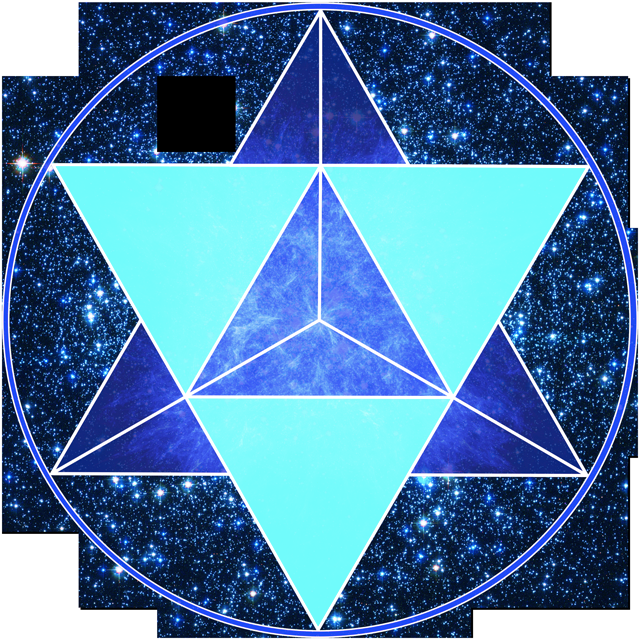
#> input picture Token Images/BLU-Token[1.0][640px].png, 640 x 640 px
$ python -i make_shorts.py   (imports and definitions only)
#> lines starting #> are read from the running program, lines starting #| are printed output that depends on the picture
#!/usr/bin/env python3
"""Build 9:16 talking shorts from long videos. Local ffmpeg + Hugging Face Whisper.

Gudasol, current look: python3 tools/make_shorts.py
Aquarius Academy, first link in pending_videos.txt:
  python3 tools/make_shorts.py --project "Aquarius Academy"

Style keys are render-styles.json. Where a short starts and ends stays here.
"""

from __future__ import annotations

import json
import math
import random
import re
import shutil
import subprocess
import sys
import tempfile
from dataclasses import dataclass, field
from pathlib import Path

from PIL import Image, ImageDraw, ImageFont

import edges
import hooks
from render_style import resolve

ROOT = Path(__file__).resolve().parents[1]
LONG_DIR = ROOT / "Long Videos"
VIDEO_DIR = ROOT / "Video Samples"
OUT_DIR = ROOT / "Shorts"
LOGO_CANDIDATES = [
    ROOT / "Token Images" / "EASY.png",
    ROOT / "Token Images" / "AA-Logo[PurpleInCircle][WhiteBG][1.4][512].png",
]
FRACTAL_DIR = ROOT / "Gudasol Fractal Art"
SACRED_DIR = ROOT / "Gudasol Sacred Geometry Art"
ART_DIRS = [FRACTAL_DIR, SACRED_DIR]
# 11k sacred masters are fine after a downscale; raise PIL's bomb guard for them.
Image.MAX_IMAGE_PIXELS = max(getattr(Image, "MAX_IMAGE_PIXELS", 0) or 0, 200_000_000)
FACE_SWIFT = Path(__file__).resolve().parent / "detect_faces.swift"
FACE_BIN = Path(__file__).resolve().parent / "detect_faces"
FONT_PATHS = [
    (Path("/Users/fresh/Library/Fonts/BebasNeue Bold.otf"), 0),
    (Path("/System/Library/Fonts/Avenir Next Condensed.ttc"), 8),
    (Path("/System/Library/Fonts/Supplemental/Impact.ttf"), 0),
]

WHISPER_MODEL = "base.en"
BREATH_PAUSE = 0.70
IDEA_PAUSE = 2.15
SCENE_PAUSE = 8.50
MIN_SHORT = 15.0
MIN_WORDS = 5
MAX_SHORT = 180.0
PREFER_LONG = 85.0

INCOMPLETE_TAILS = {
    "a", "an", "the", "and", "or", "but", "so", "because", "if", "when", "while",
    "to", "of", "in", "on", "for", "with", "as", "at", "from", "by", "into",
    "that", "which", "who", "whom", "whose", "my", "our", "your", "their",
    "it's", "its", "we're", "i've", "i'm", "that's", "there's", "just", "very",
    "this", "these", "those", "also", "then", "than", "like", "about",
}
STOPWORDS = INCOMPLETE_TAILS | {
    "i", "we", "you", "he", "she", "it", "they", "me", "us", "them", "be", "is",
    "are", "was", "were", "been", "being", "have", "has", "had", "do", "did",
    "does", "not", "no", "yes", "can", "could", "would", "should", "will",
    "what", "how", "where", "why", "who", "all", "each", "more", "some", "any",
    "out", "up", "down", "over", "really", "kind", "get", "got", "go", "going",
}
TOPIC_START = re.compile(
    r"^\s*("
    r"anyway |another |meanwhile |"
    r"so aquarius |i'?ve been |right now |"
    r"you can belittle |the co-roper"
    r")",
    re.I,
)
CONTINUE_START = re.compile(
    r"^\s*(that's |that is |and |our ability |because |which |"
    r"so that |to be |to choose |i choose |connecting |we need )",
    re.I,
)

W, H = 1080, 1920
YELLOW = (255, 215, 0, 255)
BLACK = (0, 0, 0, 255)
WHITE = (255, 255, 255, 255)
STYLE: dict = {}

SAMPLE_FPS = 3.0
CAMERA_FPS = 24.0
DEADZONE_FRAC = 0.055
STICKY_FRAC = 0.11
SETTLE_FRAC = 0.012
FOLLOW_OMEGA = 2.6
FOLLOW_DAMPING = 1.15
MAX_PAN_FRAC_PER_S = 0.085
MAX_ACCEL_FRAC_PER_S2 = 0.16
FAST_P90_FRAC_PER_S = 0.55
FAST_MEDIAN_FRAC_PER_S = 0.22
JUMP_MIN_HOLD = 0.85
JUMP_SIZE_RATIO = 1.28
MAX_JUMPS_PER_S = 0.38
MULTI_FACE_SPAN = 0.52
CLUSTER_GAP = 0.18


def run(cmd, **kw):
    return subprocess.run(cmd, check=True, **kw)


# [160 lines left out: functions probe_duration, probe_wh, load_font, render_caption_png, render_caption_frame, group_words, not called in this run]


def _norm_token(text: str) -> str:
    return re.sub(r"[^a-z0-9']+", "", text.lower())


def _content_tokens(text: str) -> set[str]:
    return {t for t in (_norm_token(w) for w in text.split()) if t and t not in STOPWORDS and len(t) > 2}


# [110 lines left out: functions _jaccard, thought_complete, topic_shift_score, _split_internal_topic_starts, thought_units, not called in this run]


def windows_from_words(words: list[dict], duration: float) -> list[tuple[float, float]]:
    return windows_from_transcript({"words": words}, duration)


# [111 lines left out: functions windows_from_transcript, extract_frame, subject_crop_x, not called in this run]


# Face + art mashup: video takes 62% of the short height.
MAIN_BOTTOM_SPEAKER = int(round(H * 0.62)) // 2 * 2  # 1190
MAIN_BOTTOM_TOP = H - MAIN_BOTTOM_SPEAKER  # 730
CUTAWAY_BAND = 640
# Sacred cover starts larger than the display on both axes, then keeps growing.
SACRED_MIN_OVER = 1.08
SACRED_EXPAND = 1.20
ART_FPS = 12
ART_SLOT = 15.0
ART_CHANCE = 0.30
GLITCH_SECS = 0.5
SYMBOL_SECS = 0.8
# Per short: chance the sacred-geometry symbols from the music videos pop in at random times.
SYMBOL_VIDEO_CHANCE = 0.45
COLOR_FX = ("kaleido", "prism", "wedges", "hue")


@dataclass
class FramingPlan:
    mode: str
    reason: str
    crop_keys: list[tuple[float, int]] = field(default_factory=list)
    art: Path | None = None
    support: Path | None = None
    cutaways: list[tuple[float, float]] = field(default_factory=list)
    stats: dict = field(default_factory=dict)

    # [26 lines left out: functions summary, video_encoder, not called in this run]


def prepare_support_still(src: Path, dest: Path, band_h: int) -> None:
    dest.parent.mkdir(parents=True, exist_ok=True)
    _cover_rgb(src, W, band_h).save(dest, quality=92)


# [67 lines left out: functions cutaway_spans, audio_stream_count, extract_qa_frames, _list_images, not called in this run]


def list_fractal_art() -> list[Path]:
    return _list_images(FRACTAL_DIR, allow_11k=False)


def list_sacred_art() -> list[Path]:
    # Sacred masters are PNG 11k prints now; include them and downscale on use.
    return _list_images(SACRED_DIR, allow_11k=True)


def list_art() -> list[Path]:
    return list_fractal_art() + list_sacred_art()


# [16 lines left out: functions is_sacred, _pick_from, not called in this run]


def pick_art(seed: str) -> Path | None:
    return _pick_from(list_art(), seed)


# [79 lines left out: functions pick_art_stack, _cover_rgb, _fit_rgba, not called in this run]


def prepare_art_bg(src: Path, dest: Path) -> None:
    dest.parent.mkdir(parents=True, exist_ok=True)
    _cover_rgb(src, W, H).save(dest, quality=92)


# [377 lines left out: functions _hue_rotate, _color_sacred, _kaleido, _prism, _wedges, _apply_edge and 12 more, not called in this run]


def _face_cx(face: dict) -> float:
    return float(face["x"]) + float(face["w"]) / 2.0


def _face_area(face: dict) -> float:
    return max(1.0, float(face["w"]) * float(face["h"]))


def _cluster_id(face: dict, src_w: int) -> int:
    return int(_face_cx(face) / max(1.0, src_w * CLUSTER_GAP))


# [20 lines left out: function _pick_face, not called in this run]


def _clamp_crop_x(cx: float, src_w: int, crop_w: float) -> int:
    x = int(round(cx - crop_w / 2.0))
    return max(0, min(int(src_w - crop_w), x))


# [196 lines left out: functions _median_cx, _sticky_targets, _damped_keys, _resample_keys, _percentile, _scale_boxes and 2 more, not called in this run]


def _cluster_count(faces: list[dict], src_w: int) -> int:
    return len({_cluster_id(f, src_w) for f in faces})


# [282 lines left out: functions plan_framing, write_crop_sendcmd, transcript_paths, format_srt_time, write_transcript_files, transcribe_hf and 3 more, not called in this run]


def _support_is_still(path: Path) -> bool:
    return path.suffix.lower() in {".jpg", ".jpeg", ".png", ".webp"}


# [354 lines left out: functions _support_inputs, _face_crop_filter, render_picture, composite_top, render_short, plan_layout and 1 more, not called in this run]


def slug(name: str) -> str:
    return re.sub(r"[^a-z0-9]+", "-", name.lower()).strip("-")[:60]


def default_videos() -> list[Path]:
    found = sorted(LONG_DIR.glob("*.mp4"))
    return found


# [184 lines left out: functions next_youtube, chop_video, run_project, main, not called in this run]


# [2 lines not run here, left out]

>>> import cv2
>>> picture = cv2.imread('../Token Images/BLU-Token[1.0][640px].png', cv2.IMREAD_GRAYSCALE)
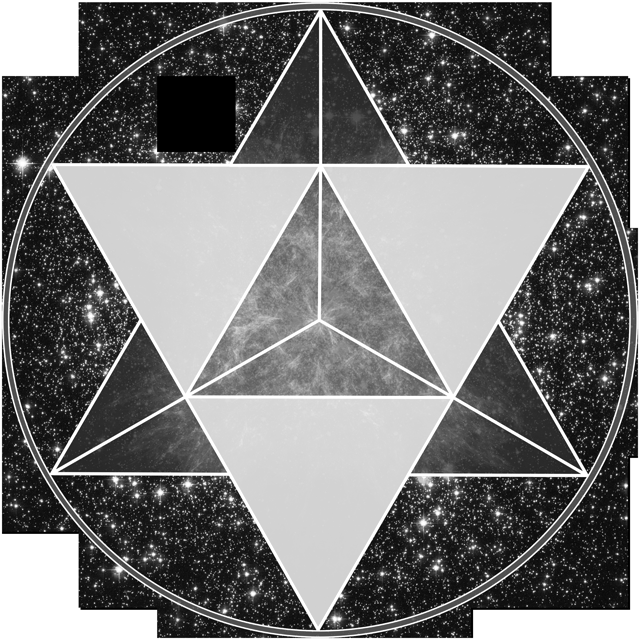
#> picture: shape (640, 640); min 0, max 255, mean 115.8
>>> result = prepare_art_bg(picture, 'out.png')
#> (the run stopped early here; a loop or call above may not have finished)
